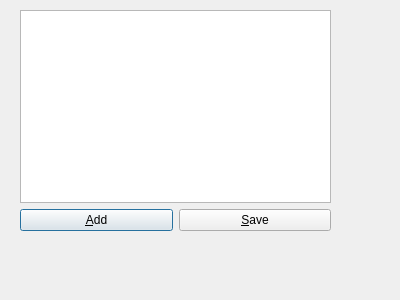
<?xml version="1.0" encoding="UTF-8"?>
<ui version="4.0">
 <class>WorkTypeSettings</class>
 <widget class="QDialog" name="WorkTypeSettings">
  <property name="geometry">
   <rect>
    <x>0</x>
    <y>0</y>
    <width>400</width>
    <height>300</height>
   </rect>
  </property>
  <property name="windowTitle">
   <string>Dialog</string>
  </property>
  <widget class="QWidget" name="verticalLayoutWidget">
   <property name="geometry">
    <rect>
     <x>20</x>
     <y>10</y>
     <width>311</width>
     <height>221</height>
    </rect>
   </property>
   <layout class="QVBoxLayout" name="verticalLayout">
    <item>
     <widget class="QTableView" name="tableView"/>
    </item>
    <item>
     <layout class="QHBoxLayout" name="horizontalLayout">
      <item>
       <widget class="QPushButton" name="addPushButton">
        <property name="text">
         <string>&amp;Add</string>
        </property>
       </widget>
      </item>
      <item>
       <widget class="QPushButton" name="savePushButton">
        <property name="text">
         <string>&amp;Save</string>
        </property>
       </widget>
      </item>
     </layout>
    </item>
   </layout>
  </widget>
 </widget>
 <resources/>
 <connections/>
</ui>
